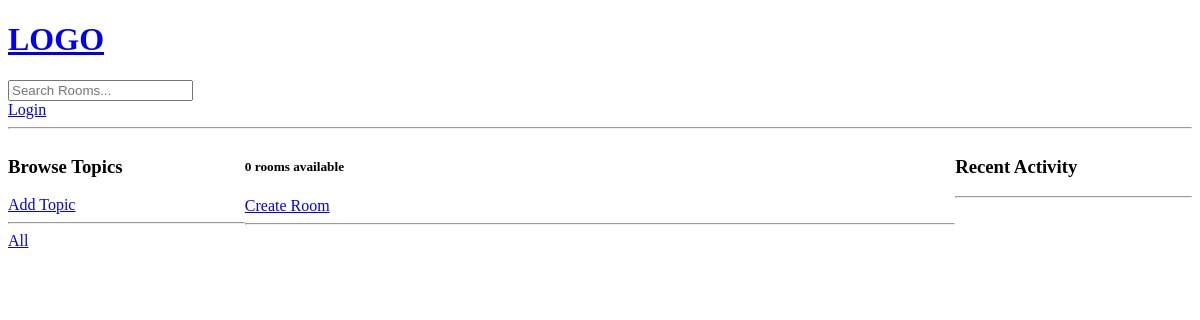
Before: / with the older database file.
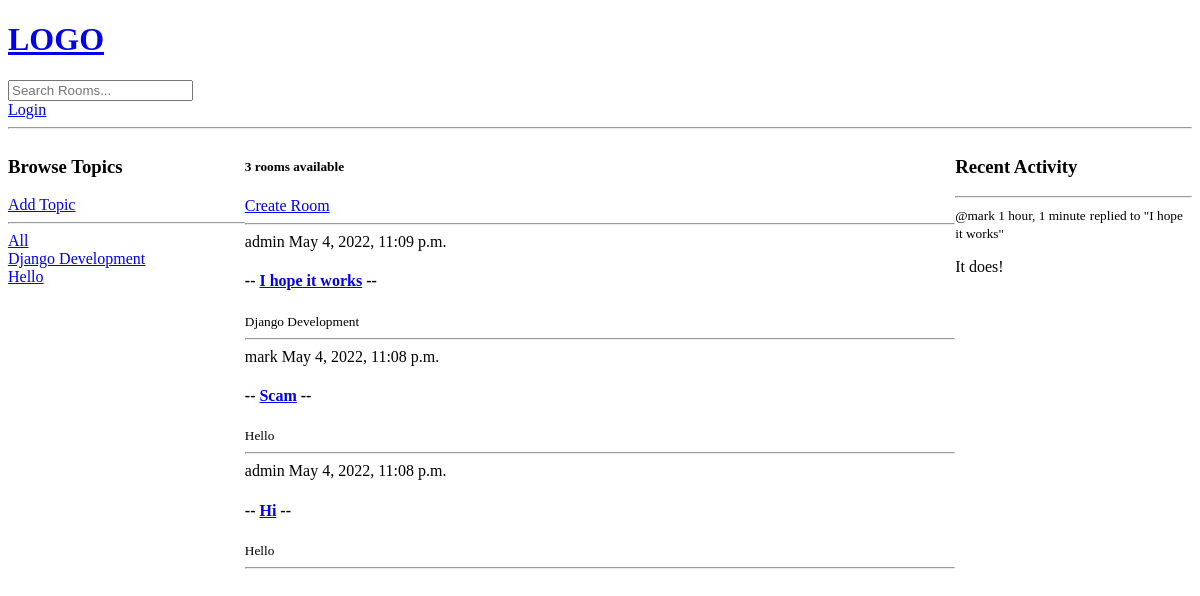
After: the same page with the newer database file.
### base/models.py (models this page shows, shortened)
class Topic(models.Model):
    name = models.CharField(max_length=200)
    class Meta:
        ordering = ['name']

class Room(models.Model):
    host = models.ForeignKey(User, on_delete=models.SET_NULL, null=True)
    topic = models.ForeignKey(Topic, on_delete=models.CASCADE, null=True)
    name = models.CharField(max_length=200)
    description = models.TextField(null=True, blank=True)
    participants = models.ManyToManyField(User, related_name='participants',blank=True,default=host)
    updated = models.DateTimeField(auto_now=True)
    created = models.DateTimeField(auto_now_add=True)
    class Meta:
        ordering = ['-updated','-created']
        get_latest_by = ['created']
    def __str__(self):
        return self.name

class Message(models.Model):
    user = models.ForeignKey(User, on_delete=models.CASCADE)
    room = models.ForeignKey(Room, on_delete=models.CASCADE)
    body = models.TextField()
    updated = models.DateTimeField(auto_now=True)
    created = models.DateTimeField(auto_now_add=True)
    class Meta:
        ordering = ['-updated','-created']
    def __str__(self):
        return self.body[0:50]

### base/views.py (the view)
# urls.py: 2. Add a URL to urlpatterns:  path('', views.home, name='home')
def home(request):
    q = request.GET.get('q') if request.GET.get('q') != None else ''
    rooms = Room.objects.filter(
        Q(topic__name__icontains=q) |
        Q(name__icontains=q) |
        Q(description__icontains=q)
    )
    topics =Topic.objects.all()
    room_count = rooms.count()
    rooms_messages = Message.objects.filter(Q(room__topic__name__icontains=q))[:8]
    context = {'rooms':rooms, 'topics':topics, 'room_count':room_count,'rooms_messages':rooms_messages}
    return render(request, "base/home.html", context)

### base/templates/base/home.html (shortened to what this page needs)
{% extends 'main.html' %}
{% block content %}
    <div class='home-container'>
        <div>
            {% include 'base/topic_component.html' %}
        </div>
        <div>
            <div>
                <h5>{{ room_count }} rooms available</h5>
                <a href="{% url 'create-room' %}">Create Room</a>
                <hr>
            </div>
            <div>
                {% for room in rooms %}
                    <div>
                        <span>{{ room.host.username }}   {{ room.updated }}</span>
                        <h4>-- <a href="{% url 'room' room.id %}">{{ room.name }}</a> --</h4>
                        <small>{{ room.topic.name }}</small>
                        <hr>
                    </div>
                {% endfor %}
            </div>
        </div>
        <div>
            {% include 'base/activity_component.html' %}
        </div>
    </div>
{% endblock content %}

### templates/main.html (shortened to what this page needs)
<!DOCTYPE html>
<html lang="en">
<head>
</head>
<body>
{% include 'navbar.html' %}
{% block content %}
{% endblock %}
</body>
</html>

### templates/navbar.html
<a href="/">
    <h1>LOGO</h1>
</a>
<form method="GET" action="{% url 'home' %}">
    <input type="text" name="q" placeholder="Search Rooms..."/>
</form>
{% if request.user.is_authenticated %}
    <p>Hello {{ request.user }}</p>
    <a href="{% url 'logout' %}">Logout</a>
{% else %}
    <a href="{% url 'login' %}">Login</a>
{% endif %}
<hr>

### base/templates/base/topic_component.html
<h3>Browse Topics</h3>
<div>
    <a href="{% url 'create-topic' %}">Add Topic</a>
</div>
<hr>
<div>
    <a href="{% url 'home' %}">All</a>
</div>
{% for topic in topics %}
    <div>
        <a href="{% url 'home' %}?q={{ topic.name }}">{{ topic.name }}</a>
    </div>
{% endfor %}

### base/templates/base/activity_component.html (shortened to what this page needs)
<h3>Recent Activity</h3>
            <hr>
            {% for message in rooms_messages %}
                <div>
                <small>@{{ message.user }}  {{ message.created|timesince }}</small>
                <small>replied to "{{ message.room }}"</small>
                <p>{{ message }}</p>
                </div>
            {% endfor %}

### base/templates/base/home.html (style rules this page uses)
.home-container { display: grid; grid-template-columns: 1fr 3fr 1fr; }

Changed rows visible on the page:
added Topic: name "Django Development"
added Topic: name "Hello"
added Room: host.username "admin", updated "May 4, 2022, 11:09 p.m.", name "I hope it works", topic.name "Django Development"
added Room: host.username "mark", updated "May 4, 2022, 11:08 p.m.", name "Scam", topic.name "Hello"
added Room: host.username "admin", updated "May 4, 2022, 11:08 p.m.", name "Hi", topic.name "Hello"
added Message: user "mark", created "1 hour, 1 minute", room "I hope it works", body "It does!"
Other visible differences:
{{ room_count }}: "0" → "3"
